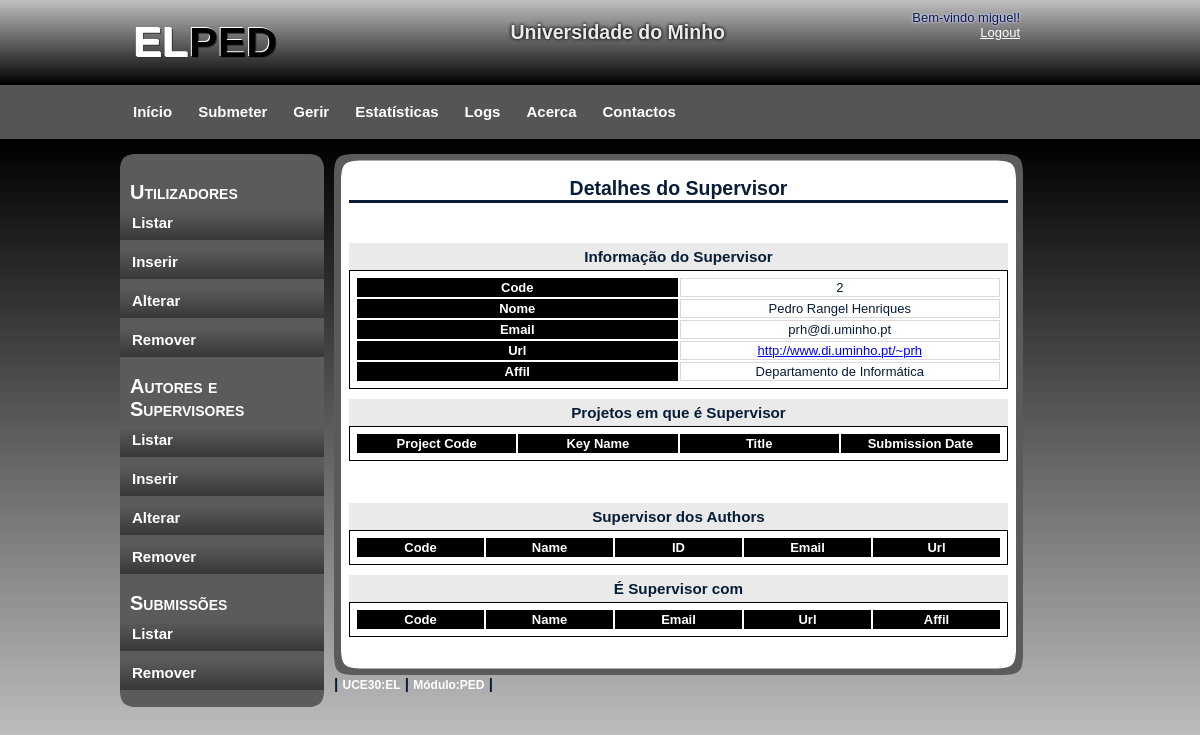
/gerirU/gerirAS_Show_supervisor.php?supcode=2&page_p=1 (signed in), run on an earlier commit of the app's database.
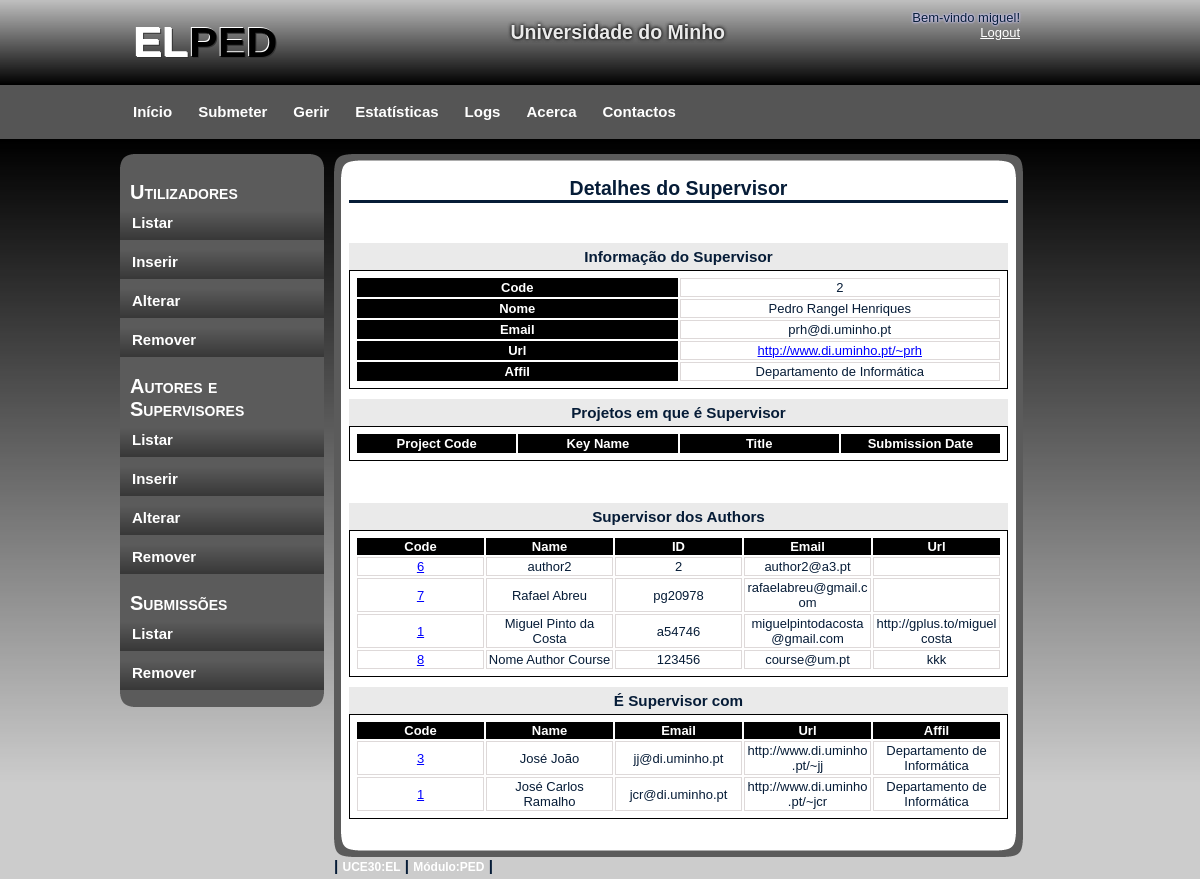
And on a later commit of the database.
### tables this page shows
CREATE TABLE IF NOT EXISTS `Supervisor` (
  `supcode` int(11) NOT NULL AUTO_INCREMENT,
  `name` varchar(50) NOT NULL,
  `email` varchar(50) NOT NULL,
  `url` varchar(2002) DEFAULT NULL,
  `affil` varchar(50) DEFAULT NULL,
  PRIMARY KEY (`supcode`)
);

CREATE TABLE IF NOT EXISTS `Author` (
  `authorcode` int(11) NOT NULL AUTO_INCREMENT,
  `name` varchar(50) NOT NULL,
  `id` varchar(10) NOT NULL,
  `email` varchar(50) NOT NULL,
  `url` varchar(2002) DEFAULT NULL,
  `coursecode` int(11) NOT NULL DEFAULT '0',
  PRIMARY KEY (`authorcode`),
  KEY `coursecode` (`coursecode`)
);

### gerirU/gerirAS_Show_supervisor.php (the view, shortened to what the changed rows need)
<!DOCTYPE html>
<html>
    <head>
        <link rel="stylesheet" type="text/css" href="../css/style.css" />
    </head>
    <body>
        <div id="container">
            <?php
            require_once '../header.php';
            include '../ini.php';
            ?>
            <div id="content">
                <div id="content_main">
                    <h2>Detalhes do Supervisor</h2>
                    <br/>
                    <br/>
                    <div id="containt_main_users">
                        <?php
                        if (!$con) {
                            echo "<h3>Erro ao ligar ao servidor.</h3><br/>" . mysql_error();
                        } else {
                            $supcode = $_GET["supcode"];
                            $sql = "SELECT * FROM Supervisor WHERE supcode='$supcode'";
                            $res = mysql_query($sql, $con);
                            while ($row = mysql_fetch_array($res)) {
                                ?>
                                <div id="details">
                                    <h3>Informação do Supervisor</h3>
                                    <table>
                                        <tr>
                                            <th>Code</th>
                                            <td><?php echo $row['supcode'] ?></td>
                                        </tr>
                                        <tr>
                                            <th>Nome</th>
                                            <td><?php echo $row['name'] ?></td>
                                        </tr>
                                        <tr>
                                            <th>Email</th>
                                            <td><?php echo $row['email'] ?></td>
                                        </tr>
                                        <tr>
                                            <th>Url</th>
                                            <td>
                                                <a href="<?php echo $row['url']; ?>" target="_blank">
                                                    <?php echo $row['url'] ?>
                                                </a>
                                            </td>
                                        </tr>
                                        <tr>
                                            <th>Affil</th>
                                            <td><?php echo $row['affil'] ?></td>
                                        </tr>
                                    </table>
                                    <?php
                                }
                                ?>
                                <h3>Projetos em que é Supervisor</h3>
                                <table>
                                    <tr>
                                        <th>Project Code</th>
                                        <th>Key Name</th>
                                        <th>Title</th>
                                        <th>Submission Date</th>
                                    </tr>
                                </table>
                                <div id="page">
                                </div>
                                <h3>Supervisor dos Authors</h3>
                                <?php
                                $sql = "SELECT * FROM Author WHERE authorcode IN(
                                    SELECT authorcode FROM ProjAut WHERE projcode IN(
                                    SELECT projcode FROM ProjSup WHERE supcode='$supcode'))";
                                $res = mysql_query($sql, $con);
                                ?>
                                <table>
                                    <tr>
                                        <th>Code</th>
                                        <th>Name</th>
                                        <th>ID</th>
                                        <th>Email</th>
                                        <th>Url</th>
                                    </tr>
                                    <?php
                                    while ($row = mysql_fetch_array($res)) {
                                        $id = $row['authorcode'];
                                        echo "<tr>";
                                        echo "<td><a href=\"gerirAS_Show_author.php?authorcode=$id\">" . $id . "</a></td>";
                                        echo "<td>" . $row['name'] . "</td>";
                                        echo "<td>" . $row['id'] . "</td>";
                                        echo "<td>" . $row['email'] . "</td>";
                                        echo "<td>" . $row['url'] . "</td>";
                                        echo "</tr>";
                                    }
                                    ?>
                                </table>
                                <h3>É Supervisor com</h3>
                                <?php
                                $sql = "SELECT * FROM Supervisor WHERE supcode IN(
                                    SELECT supcode FROM ProjSup WHERE projcode IN(
                                    SELECT projcode FROM ProjSup WHERE supcode='$supcode')
                                    AND supcode !='$supcode')";
                                $res = mysql_query($sql, $con);
                                ?>
                                <table>
                                    <tr>
                                        <th>Code</th>
                                        <th>Name</th>
                                        <th>Email</th>
                                        <th>Url</th>
                                        <th>Affil</th>
                                    </tr>
                                    <?php
                                    while ($row = mysql_fetch_array($res)) {
                                        $id = $row['supcode'];
                                        echo "<tr>";
                                        echo "<td><a href=\"gerirAS_Show_supervisor.php?supcode=$id&page_p=1\">" . $id . "</a></td>";
                                        echo "<td>" . $row['name'] . "</td>";
                                        echo "<td>" . $row['email'] . "</td>";
                                        echo "<td>" . $row['url'] . "</td>";
                                        echo "<td>" . $row['affil'] . "</td>";
                                        echo "</tr>";
                                    }
                                    ?>
                                </table>
                                <?php
                            }
                            ?>
                        </div>
                    </div>
                    <br/>
                </div>
            </div>
        </div>
    </body>
</html>

What changed in the data, as far as the page shows it:
now on this page (row edited): author: authorcode "6", name "author2", id "2", email "author2@a3.pt"
added author: authorcode "7", name "Rafael Abreu", id "pg20978", email "rafaelabreu@gmail.com"
now on this page (row edited): author: authorcode "1", name "Miguel Pinto da Costa", id "a54746", email "miguelpintodacosta@gmail.com", url "http://gplus.to/miguelcosta"
added author: authorcode "8", name "Nome Author Course", id "123456", email "course@um.pt", url "kkk"
now on this page (row unchanged): supervisor: supcode "3", name "José João", email "jj@di.uminho.pt", url "http://www.di.uminho.pt/~jj", affil "Departamento de Informática", shown under "É Supervisor com"
now on this page (row unchanged): supervisor: supcode "1", name "José Carlos Ramalho", email "jcr@di.uminho.pt", url "http://www.di.uminho.pt/~jcr", affil "Departamento de Informática", shown under "É Supervisor com"
